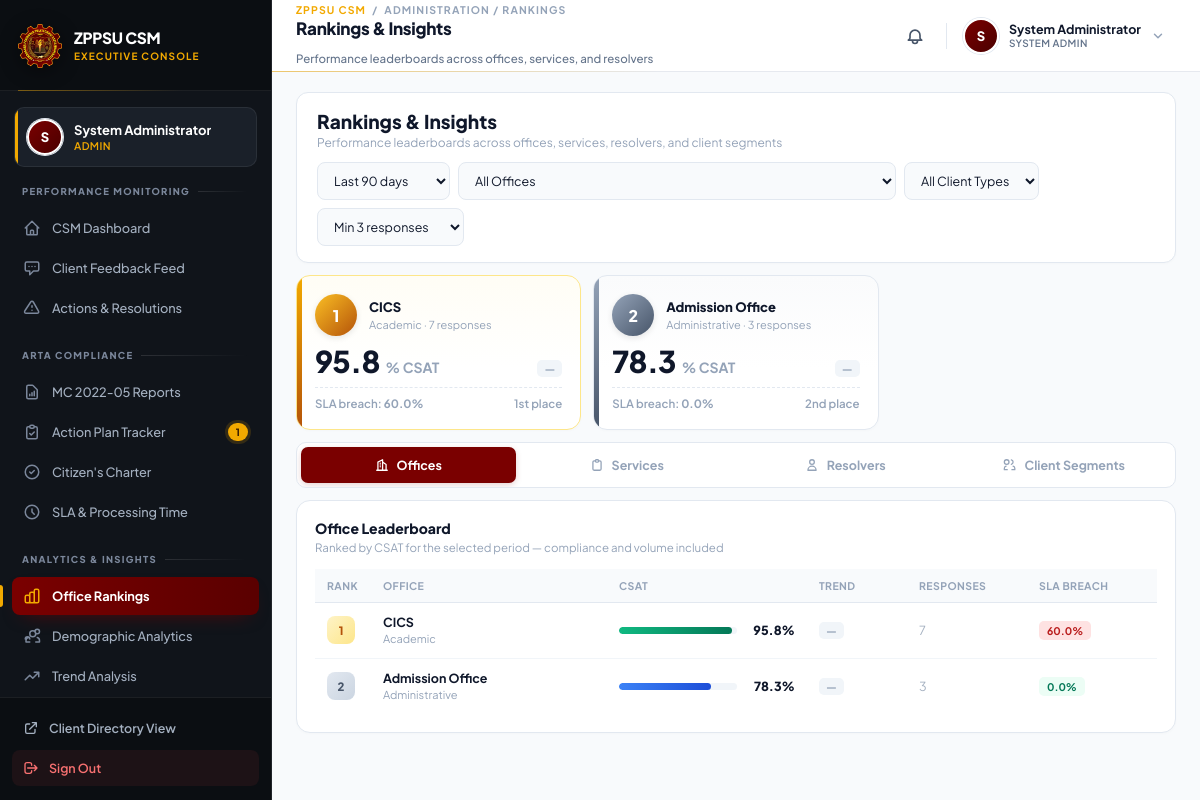
/admin_rankings.php (signed in), run on the app's committed database.
### tables this page shows
CREATE TABLE `offices` (
  `id` int(11) NOT NULL,
  `college_id` int(11) DEFAULT NULL,
  `office_name` varchar(255) NOT NULL,
  `office_description` text DEFAULT NULL,
  `office_type` enum('Academic','Administrative') NOT NULL,
  `created_at` timestamp NOT NULL DEFAULT current_timestamp()
);

### admin_rankings.php (the view, shortened to what this page needs)
<?php
require_once 'db_connection.php';
$range         = $_GET['range'] ?? '90d';
$min_resp      = max(1, (int)($_GET['min_resp'] ?? 3));
$range_days = match ($range) {
    '30d' => 30, '90d' => 90, '180d' => 180, '365d' => 365, 'all' => null, default => 90,
};
$now_ts       = time();
$cur_end      = date('Y-m-d H:i:s', $now_ts);
$cur_start    = $range_days !== null ? date('Y-m-d H:i:s', $now_ts - ($range_days * 86400)) : '1970-01-01 00:00:00';
$prev_end     = $cur_start;
$prev_start   = $range_days !== null ? date('Y-m-d H:i:s', $now_ts - ($range_days * 2 * 86400)) : null;
$extra = '';
function csat_from_row(array $r): float {
    $rated = (int)($r['rated'] ?? 0);
    return $rated > 0 ? round(((int)$r['satisfied'] / $rated) * 100, 1) : 0.0;
}
function fetch_entity_csat(mysqli $conn, string $group_by, string $joins, string $extra, ?string $start, ?string $end): array {
    $sql = "
        SELECT
            $group_by AS entity_id,
            COUNT(*) AS responses,
            SUM(CASE WHEN sqd1_responsiveness>=4 THEN 1 ELSE 0 END) +
            SUM(CASE WHEN sqd2_reliability>=4 THEN 1 ELSE 0 END) +
            SUM(CASE WHEN sqd3_access_facilities>=4 THEN 1 ELSE 0 END) +
            SUM(CASE WHEN sqd4_communication>=4 THEN 1 ELSE 0 END) +
            SUM(CASE WHEN sqd5_costs>=4 THEN 1 ELSE 0 END) +
            SUM(CASE WHEN sqd6_integrity>=4 THEN 1 ELSE 0 END) +
            SUM(CASE WHEN sqd7_assurance>=4 THEN 1 ELSE 0 END) +
            SUM(CASE WHEN sqd8_outcome>=4 THEN 1 ELSE 0 END) AS satisfied,
            SUM(CASE WHEN sqd1_responsiveness>0 THEN 1 ELSE 0 END) +
            SUM(CASE WHEN sqd2_reliability>0 THEN 1 ELSE 0 END) +
            SUM(CASE WHEN sqd3_access_facilities>0 THEN 1 ELSE 0 END) +
            SUM(CASE WHEN sqd4_communication>0 THEN 1 ELSE 0 END) +
            SUM(CASE WHEN sqd5_costs>0 THEN 1 ELSE 0 END) +
            SUM(CASE WHEN sqd6_integrity>0 THEN 1 ELSE 0 END) +
            SUM(CASE WHEN sqd7_assurance>0 THEN 1 ELSE 0 END) +
            SUM(CASE WHEN sqd8_outcome>0 THEN 1 ELSE 0 END) AS rated
        FROM arta_feedback f
        $joins
        WHERE f.is_archived = 0
          AND f.submission_timestamp >= ?
          AND f.submission_timestamp <  ?
          $extra
        GROUP BY entity_id
    ";
    $stmt = $conn->prepare($sql);
    $stmt->bind_param("ss", $start, $end);
    if (!$stmt->execute()) {
        error_log("fetch_entity_csat execute failed: " . $stmt->error);
        $stmt->close();
        return [];
    }
    $res = $stmt->get_result();
    $out = [];
    while ($r = $res->fetch_assoc()) $out[$r['entity_id']] = $r;
    return $out;
}
$cur_offices = fetch_entity_csat($conn, 'f.office_id', '', $extra, $cur_start, $cur_end);
$prev_offices = fetch_entity_csat($conn, 'f.office_id', '', $extra, $prev_start, $prev_end);
$office_names = [];
$of_res = $conn->query("SELECT id, office_name, office_type FROM offices");
if ($of_res) while ($r = $of_res->fetch_assoc()) $office_names[(int)$r['id']] = $r;
$office_breach = [];
$ob_res = $conn->query("
    SELECT f.office_id,
           COUNT(*) AS eligible,
           SUM(CASE WHEN DATEDIFF(f.transaction_date, f.service_start_date) > s.processing_time_days THEN 1 ELSE 0 END) AS breaches
    FROM arta_feedback f
    JOIN services s ON s.office_id = f.office_id AND s.service_name = f.service_accessed
    WHERE f.is_archived = 0
      AND f.service_start_date IS NOT NULL
      AND f.transaction_date IS NOT NULL
      AND f.submission_timestamp >= '" . $conn->real_escape_string($cur_start) . "'
      AND f.submission_timestamp <  '" . $conn->real_escape_string($cur_end) . "'
      $extra
    GROUP BY f.office_id
");
if ($ob_res) while ($r = $ob_res->fetch_assoc()) $office_breach[(int)$r['office_id']] = $r;
$office_rankings = [];
foreach ($cur_offices as $oid => $cur) {
    if ((int)$cur['responses'] < $min_resp) continue;
    $csat_cur = csat_from_row($cur);
    $prev = $prev_offices[$oid] ?? null;
    $csat_prev = $prev ? csat_from_row($prev) : null;
    $delta = $csat_prev !== null ? round($csat_cur - $csat_prev, 1) : null;
    $br = $office_breach[$oid] ?? null;
    $breach_rate = ($br && (int)$br['eligible'] > 0)
        ? round(((int)$br['breaches'] / (int)$br['eligible']) * 100, 1) : null;
    $office_rankings[] = [
        'id' => $oid,
        'name' => $office_names[$oid]['office_name'] ?? 'Office #' . $oid,
        'type' => $office_names[$oid]['office_type'] ?? '',
        'csat' => $csat_cur,
        'responses' => (int)$cur['responses'],
        'delta' => $delta,
        'breach_rate' => $breach_rate,
    ];
}
usort($office_rankings, fn($a, $b) => $b['csat'] <=> $a['csat'] ?: $b['responses'] <=> $a['responses']);
?>
<!DOCTYPE html>
<html lang="en">
<head>
</head>
<body>
    <?php
    $sidebar_path = __DIR__ . '/admin_sidebar.php';
    if (file_exists($sidebar_path)) require_once $sidebar_path;
    $header_path = __DIR__ . '/admin_header.php';
    if (file_exists($header_path)) require_once $header_path;
    ?>
    <div class="admin-main-wrap">
        <main class="admin-container">
            <section class="toolbar">
                <div class="toolbar-title">
                    <h2>Rankings &amp; Insights</h2>
                    <p>Performance leaderboards across offices, services, resolvers, and client segments</p>
                </div>
                <form method="GET" action="admin_rankings.php" class="filter-controls">
                    <select name="range" class="select-live-filter" onchange="this.form.submit()">
                        <option value="90d"  <?php echo $range === '90d'  ? 'selected' : ''; ?>>Last 90 days</option>
                    </select>
                    <select name="office_id" class="select-live-filter" onchange="this.form.submit()">
                        <option value="0">All Offices</option>
                    </select>
                    <select name="client_type" class="select-live-filter" onchange="this.form.submit()">
                        <option value="">All Client Types</option>
                    </select>
                    <select name="min_resp" class="select-live-filter" onchange="this.form.submit()">
                        <option value="3" <?php echo $min_resp === 3 ? 'selected' : ''; ?>>Min 3 responses</option>
                    </select>
                </form>
            </section>
            <?php if (count($office_rankings) >= 1): ?>
                <section class="podium-grid">
                    <?php
                    $top3 = array_slice($office_rankings, 0, 3);
                    $labels = ['1st', '2nd', '3rd'];
                    foreach ($top3 as $i => $o):
                        $rank = $i + 1;
                        $trend = $o['delta'] !== null ? trend_arrow($o['delta']) : ['flat', '—'];
                    ?>
                        <div class="podium-card rank-<?php echo $rank; ?>">
                            <div class="podium-header">
                                <div class="medal <?php echo ['gold','silver','bronze'][$i]; ?>">
                                    <?php echo $rank; ?>
                                </div>
                                <div class="podium-title">
                                    <div class="name"><?php echo htmlspecialchars($o['name']); ?></div>
                                    <div class="sub">
                                        <?php echo htmlspecialchars($o['type'] ?: 'Office'); ?> ·
                                        <?php echo number_format($o['responses']); ?> response<?php echo $o['responses'] === 1 ? '' : 's'; ?>
                                    </div>
                                </div>
                            </div>
                            <div class="podium-metric">
                                <span class="value"><?php echo number_format($o['csat'], 1); ?></span>
                                <span class="unit">% CSAT</span>
                                <span class="delta delta-<?php echo $trend[0]; ?>">
                                    <?php echo htmlspecialchars($trend[1]); ?>
                                </span>
                            </div>
                            <div class="podium-sub">
                                <span>
                                    <?php if ($o['breach_rate'] !== null): ?>
                                        SLA breach: <strong><?php echo number_format($o['breach_rate'], 1); ?>%</strong>
                                    <?php else: ?>
                                        No SLA data
                                    <?php endif; ?>
                                </span>
                                <span><?php echo $labels[$i]; ?> place</span>
                            </div>
                        </div>
                    <?php endforeach; ?>
                </section>
            <?php endif; ?>
            <nav class="tab-nav" id="tabNav">
                <button class="tab-btn active" data-tab="offices" onclick="switchTab('offices')">
                    <svg width="14" height="14" fill="none" stroke="currentColor" stroke-width="2.2" viewBox="0 0 24 24">
                        <path stroke-linecap="round" stroke-linejoin="round" d="M3 21h18M5 21V7l8-4v18M19 21V11l-6-4M9 9h.01M9 12h.01M9 15h.01"/>
                    </svg>
                    Offices
                </button>
                <button class="tab-btn" data-tab="services" onclick="switchTab('services')">
                    <svg width="14" height="14" fill="none" stroke="currentColor" stroke-width="2.2" viewBox="0 0 24 24">
                        <path stroke-linecap="round" stroke-linejoin="round" d="M9 5H7a2 2 0 00-2 2v12a2 2 0 002 2h10a2 2 0 002-2V7a2 2 0 00-2-2h-2M9 5a2 2 0 002 2h2a2 2 0 002-2M9 5a2 2 0 012-2h2a2 2 0 012 2"/>
                    </svg>
                    Services
                </button>
                <button class="tab-btn" data-tab="resolvers" onclick="switchTab('resolvers')">
                    <svg width="14" height="14" fill="none" stroke="currentColor" stroke-width="2.2" viewBox="0 0 24 24">
                        <path stroke-linecap="round" stroke-linejoin="round" d="M16 7a4 4 0 11-8 0 4 4 0 018 0zM12 14a7 7 0 00-7 7h14a7 7 0 00-7-7z"/>
                    </svg>
                    Resolvers
                </button>
                <button class="tab-btn" data-tab="segments" onclick="switchTab('segments')">
                    <svg width="14" height="14" fill="none" stroke="currentColor" stroke-width="2.2" viewBox="0 0 24 24">
                        <path stroke-linecap="round" stroke-linejoin="round" d="M17 20h5v-2a4 4 0 00-3-3.87M9 20H4v-2a4 4 0 013-3.87M16 3.13a4 4 0 010 7.75M12 7a4 4 0 11-8 0 4 4 0 018 0z"/>
                    </svg>
                    Client Segments
                </button>
            </nav>
            <section class="panel-card" id="tabPanel-offices">
                <div class="panel-head">
                    <div>
                        <h3>Office Leaderboard</h3>
                        <p>Ranked by CSAT for the selected period — compliance and volume included</p>
                    </div>
                </div>
                <?php if (!empty($office_rankings)): ?>
                    <div style="overflow-x:auto;">
                        <table class="rank-table">
                            <thead>
                                <tr>
                                    <th style="width:56px;">Rank</th>
                                    <th>Office</th>
                                    <th style="width:200px;">CSAT</th>
                                    <th style="width:100px;" class="hide-sm">Trend</th>
                                    <th style="width:120px;">Responses</th>
                                    <th style="width:130px;" class="hide-sm">SLA Breach</th>
                                </tr>
                            </thead>
                            <tbody>
                                <?php foreach ($office_rankings as $i => $o): ?>
                                    <?php
                                        $pos = $i + 1;
                                        $rclass = $pos === 1 ? 'r1' : ($pos === 2 ? 'r2' : ($pos === 3 ? 'r3' : ''));
                                        $trend = $o['delta'] !== null ? trend_arrow($o['delta']) : ['flat', '—'];
                                        $barClass = $o['csat'] >= 80 ? 'green' : ($o['csat'] >= 60 ? 'blue' : ($o['csat'] >= 40 ? 'warn' : 'danger'));
                                    ?>
                                    <tr>
                                        <td><span class="rank-pos <?php echo $rclass; ?>"><?php echo $pos; ?></span></td>
                                        <td>
                                            <div class="entity-name">
                                                <span class="primary"><?php echo htmlspecialchars($o['name']); ?></span>
                                                <span class="secondary"><?php echo htmlspecialchars($o['type'] ?: '—'); ?></span>
                                            </div>
                                        </td>
                                        <td>
                                            <div class="metric-bar">
                                                <div class="bar-track">
                                                    <div class="bar-fill <?php echo $barClass; ?>" style="width: <?php echo max(2, $o['csat']); ?>%;"></div>
                                                </div>
                                                <span class="metric-value"><?php echo number_format($o['csat'], 1); ?>%</span>
                                            </div>
                                        </td>
                                        <td class="hide-sm">
                                            <span class="delta-chip delta-<?php echo $trend[0]; ?>">
                                                <?php echo htmlspecialchars($trend[1]); ?>
                                            </span>
                                        </td>
                                        <td><?php echo number_format($o['responses']); ?></td>
                                        <td class="hide-sm">
                                            <?php if ($o['breach_rate'] === null): ?>
                                                <span class="badge-mini neutral">No data</span>
                                            <?php elseif ($o['breach_rate'] == 0): ?>
                                                <span class="badge-mini ok">0.0%</span>
                                            <?php elseif ($o['breach_rate'] < 20): ?>
                                                <span class="badge-mini warn"><?php echo number_format($o['breach_rate'], 1); ?>%</span>
                                            <?php else: ?>
                                                <span class="badge-mini danger"><?php echo number_format($o['breach_rate'], 1); ?>%</span>
                                            <?php endif; ?>
                                        </td>
                                    </tr>
                                <?php endforeach; ?>
                            </tbody>
                        </table>
                    </div>
                <?php endif; ?>
            </section>
        </main>
    </div>
</body>
</html>

### admin_sidebar.php (style rules this page uses)
:root { --sidebar-width: 272px; --maroon: #7A0000; --maroon-hover: #941B1B; --gold: #F2A900; --gold-soft: rgba(242, 169, 0, 0.14); --bg-base: #10141A; --bg-header: #0B0E12; --bg-elevated: #1A2029; --bg-hover: rgba(255, 255, 255, 0.05); --bg-active: linear-gradient(90deg, #7A0000 0%, #5A0000 100%); --text-dim: #7B879B; --text-body: #A4B0C0; --text-bright: #E6EAF0; --text-white: #FFFFFF; --line: rgba(255, 255, 255, 0.07); --line-strong: rgba(255, 255, 255, 0.12); --r-sm: 8px; --r-md: 10px; --r-lg: 14px; --ease: cubic-bezier(0.4, 0, 0.2, 1); }

### admin_header.php (style rules this page uses)
:root { --header-height: 72px; --sidebar-width: 272px; }
button, a, input, select, textarea, .icon-btn, .header-toggle { touch-action: manipulation; }

### data on the page
offices: rank "1", office_name "CICS", office_type "Academic", responses "7", csat "95.8", trend "—", breach_rate "60.0", i "1st", pos "1"
offices: rank "2", office_name "Admission Office", office_type "Administrative", responses "3", csat "78.3", trend "—", breach_rate "0.0", i "2nd", pos "2", shows "0.0%"

### other printed values
$admin_initial "S"
$admin_display_name "System Administrator"
$admin_role "ADMIN"
$pending_action_plans "1"
$page_crumb "ADMINISTRATION / RANKINGS"
$page_title "Rankings & Insights"
$page_subtitle "Performance leaderboards across offices, services, and resolvers"
$admin_role "SYSTEM ADMIN"
